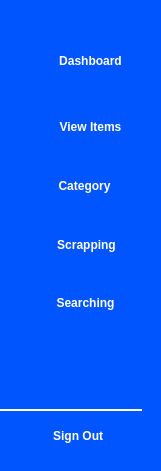
    <widget class="QWidget" name="dashBoardWidget" native="true">
     <property name="geometry">
      <rect>
       <x>13</x>
       <y>110</y>
       <width>161</width>
       <height>471</height>
      </rect>
     </property>
     <property name="minimumSize">
      <size>
       <width>0</width>
       <height>0</height>
      </size>
     </property>
     <property name="styleSheet">
      <string notr="true">background-color:rgb(0, 85, 255);
border-radius:20px;</string>
     </property>
     <widget class="QPushButton" name="dashBoardBtn">
      <property name="geometry">
       <rect>
        <x>30</x>
        <y>30</y>
        <width>121</width>
        <height>61</height>
       </rect>
      </property>
      <property name="cursor">
       <cursorShape>PointingHandCursor</cursorShape>
      </property>
      <property name="styleSheet">
       <string notr="true">font: 75 12pt &quot;MS Sans Serif&quot;;
font-weight: bold;
color:rgb(255, 255, 255)</string>
      </property>
      <property name="text">
       <string>Dashboard</string>
      </property>
     </widget>
     <widget class="QPushButton" name="scrappingBtn">
      <property name="geometry">
       <rect>
        <x>26</x>
        <y>219</y>
        <width>121</width>
        <height>51</height>
       </rect>
      </property>
      <property name="cursor">
       <cursorShape>PointingHandCursor</cursorShape>
      </property>
      <property name="styleSheet">
       <string notr="true">font: 75 12pt &quot;MS Sans Serif&quot;;
font-weight: bold;
color:rgb(255, 255, 255)</string>
      </property>
      <property name="text">
       <string>Scrapping</string>
      </property>
     </widget>
     <widget class="QPushButton" name="categoryBtn">
      <property name="geometry">
       <rect>
        <x>24</x>
        <y>160</y>
        <width>121</width>
        <height>51</height>
       </rect>
      </property>
      <property name="cursor">
       <cursorShape>PointingHandCursor</cursorShape>
      </property>
      <property name="styleSheet">
       <string notr="true">font: 75 12pt &quot;MS Sans Serif&quot;;
font-weight: bold;
color:rgb(255, 255, 255)</string>
      </property>
      <property name="text">
       <string>Category</string>
      </property>
     </widget>
     <widget class="QPushButton" name="viewItemsBtn">
      <property name="geometry">
       <rect>
        <x>30</x>
        <y>101</y>
        <width>121</width>
        <height>51</height>
       </rect>
      </property>
      <property name="cursor">
       <cursorShape>PointingHandCursor</cursorShape>
      </property>
      <property name="styleSheet">
       <string notr="true">font: 75 12pt &quot;MS Sans Serif&quot;;
font-weight: bold;
color:rgb(255, 255, 255)</string>
      </property>
      <property name="text">
       <string>View Items</string>
      </property>
     </widget>
     <widget class="QPushButton" name="discountBtn">
      <property name="geometry">
       <rect>
        <x>25</x>
        <y>277</y>
        <width>121</width>
        <height>51</height>
       </rect>
      </property>
      <property name="cursor">
       <cursorShape>PointingHandCursor</cursorShape>
      </property>
      <property name="styleSheet">
       <string notr="true">font: 75 12pt &quot;MS Sans Serif&quot;;
font-weight: bold;
color:rgb(255, 255, 255)</string>
      </property>
      <property name="text">
       <string>Searching</string>
      </property>
     </widget>
     <widget class="QPushButton" name="signOutBtn">
      <property name="geometry">
       <rect>
        <x>-19</x>
        <y>409</y>
        <width>161</width>
        <height>51</height>
       </rect>
      </property>
      <property name="cursor">
       <cursorShape>PointingHandCursor</cursorShape>
      </property>
      <property name="styleSheet">
       <string notr="true">font: 75 10pt &quot;MS Sans Serif&quot;;
font-weight: bold;
color:rgb(255, 255, 255);
border-radius: 0px;
border-top:2px solid white;
</string>
      </property>
      <property name="text">
       <string>          Sign Out</string>
      </property>
      <property name="default">
       <bool>false</bool>
      </property>
      <property name="flat">
       <bool>false</bool>
      </property>
     </widget>
     <widget class="QLabel" name="label_6">
      <property name="geometry">
       <rect>
        <x>19</x>
        <y>51</y>
        <width>21</width>
        <height>16</height>
       </rect>
      </property>
      <property name="styleSheet">
       <string notr="true">image:url(:/logos/DashBoard.png);</string>
      </property>
      <property name="text">
       <string/>
      </property>
      <property name="pixmap">
       <pixmap>../icons/DashBoard.png</pixmap>
      </property>
      <property name="scaledContents">
       <bool>true</bool>
      </property>
     </widget>
     <widget class="QLabel" name="label_16">
      <property name="geometry">
       <rect>
        <x>18</x>
        <y>113</y>
        <width>21</width>
        <height>21</height>
       </rect>
      </property>
      <property name="minimumSize">
       <size>
        <width>0</width>
        <height>0</height>
       </size>
      </property>
      <property name="styleSheet">
       <string notr="true">image:url(:/logos/viewItems.png)</string>
      </property>
      <property name="text">
       <string/>
      </property>
      <property name="pixmap">
       <pixmap>../icons/viewItems.png</pixmap>
      </property>
      <property name="scaledContents">
       <bool>true</bool>
      </property>
     </widget>
     <widget class="QLabel" name="label_17">
      <property name="geometry">
       <rect>
        <x>20</x>
        <y>176</y>
        <width>21</width>
        <height>21</height>
       </rect>
      </property>
      <property name="minimumSize">
       <size>
        <width>0</width>
        <height>0</height>
       </size>
      </property>
      <property name="styleSheet">
       <string notr="true">image:url(:/logos/Category.png);</string>
      </property>
      <property name="text">
       <string/>
      </property>
      <property name="pixmap">
       <pixmap>../icons/Category.png</pixmap>
      </property>
      <property name="scaledContents">
       <bool>true</bool>
      </property>
     </widget>
     <widget class="QLabel" name="label_18">
      <property name="geometry">
       <rect>
        <x>14</x>
        <y>226</y>
        <width>31</width>
        <height>31</height>
       </rect>
      </property>
      <property name="minimumSize">
       <size>
        <width>0</width>
        <height>0</height>
       </size>
      </property>
      <property name="styleSheet">
       <string notr="true">image:url(:/logos/Scraping.png)</string>
      </property>
      <property name="text">
       <string/>
      </property>
      <property name="pixmap">
       <pixmap>../icons/Scraping.png</pixmap>
      </property>
      <property name="scaledContents">
       <bool>true</bool>
      </property>
     </widget>
     <widget class="QLabel" name="label_19">
      <property name="geometry">
       <rect>
        <x>17</x>
        <y>293</y>
        <width>26</width>
        <height>20</height>
       </rect>
      </property>
      <property name="minimumSize">
       <size>
        <width>0</width>
        <height>0</height>
       </size>
      </property>
      <property name="styleSheet">
       <string notr="true">image:url(:/logos/discount.png)</string>
      </property>
      <property name="text">
       <string/>
      </property>
      <property name="pixmap">
       <pixmap>../icons/discount.png</pixmap>
      </property>
      <property name="scaledContents">
       <bool>true</bool>
      </property>
     </widget>
     <widget class="QLabel" name="label_20">
      <property name="geometry">
       <rect>
        <x>16</x>
        <y>424</y>
        <width>21</width>
        <height>21</height>
       </rect>
      </property>
      <property name="styleSheet">
       <string notr="true">image:url(:/logos/signOut - Copy.png)</string>
      </property>
      <property name="text">
       <string/>
      </property>
      <property name="pixmap">
       <pixmap>../icons/signOut.png</pixmap>
      </property>
      <property name="scaledContents">
       <bool>true</bool>
      </property>
     </widget>
    </widget>
